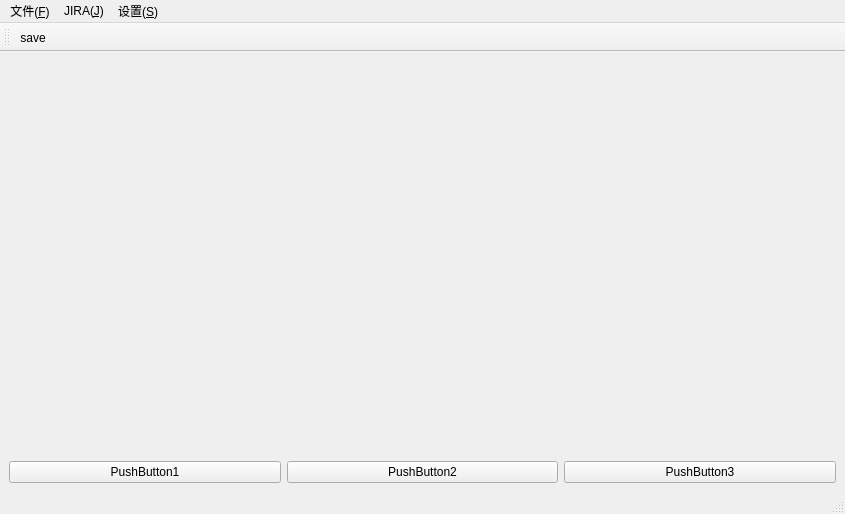
<?xml version="1.0" encoding="UTF-8"?>
<ui version="4.0">
 <class>MainWindow</class>
 <widget class="QMainWindow" name="MainWindow">
  <property name="enabled">
   <bool>true</bool>
  </property>
  <property name="geometry">
   <rect>
    <x>0</x>
    <y>0</y>
    <width>845</width>
    <height>514</height>
   </rect>
  </property>
  <property name="windowTitle">
   <string>Autotest</string>
  </property>
  <property name="windowIcon">
   <iconset resource="res.qrc">
    <normaloff>:/wp/res/wp.ico</normaloff>:/wp/res/wp.ico</iconset>
  </property>
  <property name="autoFillBackground">
   <bool>false</bool>
  </property>
  <widget class="QWidget" name="centralwidget">
   <layout class="QVBoxLayout" name="verticalLayout">
    <item>
     <widget class="QWidget" name="widget" native="true"/>
    </item>
    <item>
     <layout class="QGridLayout" name="gridLayout">
      <item row="0" column="1">
       <widget class="QPushButton" name="pushButton_2">
        <property name="text">
         <string>PushButton2</string>
        </property>
       </widget>
      </item>
      <item row="0" column="0">
       <widget class="QPushButton" name="pushButton">
        <property name="text">
         <string>PushButton1</string>
        </property>
       </widget>
      </item>
      <item row="0" column="2">
       <widget class="QPushButton" name="pushButton_3">
        <property name="text">
         <string>PushButton3</string>
        </property>
       </widget>
      </item>
     </layout>
    </item>
   </layout>
  </widget>
  <widget class="QMenuBar" name="menubar">
   <property name="geometry">
    <rect>
     <x>0</x>
     <y>0</y>
     <width>845</width>
     <height>19</height>
    </rect>
   </property>
   <widget class="QMenu" name="menu">
    <property name="title">
     <string>文件(&amp;F)</string>
    </property>
    <addaction name="action_JIRA"/>
    <addaction name="action_upload"/>
    <addaction name="separator"/>
    <addaction name="action_3"/>
    <addaction name="action_4"/>
   </widget>
   <widget class="QMenu" name="menuJIRA">
    <property name="title">
     <string>JIRA(&amp;J)</string>
    </property>
   </widget>
   <widget class="QMenu" name="menu_S">
    <property name="title">
     <string>设置(&amp;S)</string>
    </property>
   </widget>
   <addaction name="menu"/>
   <addaction name="menuJIRA"/>
   <addaction name="menu_S"/>
  </widget>
  <widget class="QStatusBar" name="statusbar"/>
  <widget class="QToolBar" name="toolBar">
   <property name="enabled">
    <bool>true</bool>
   </property>
   <property name="windowTitle">
    <string>toolBar</string>
   </property>
   <property name="autoFillBackground">
    <bool>true</bool>
   </property>
   <property name="iconSize">
    <size>
     <width>30</width>
     <height>30</height>
    </size>
   </property>
   <property name="toolButtonStyle">
    <enum>Qt::ToolButtonTextBesideIcon</enum>
   </property>
   <attribute name="toolBarArea">
    <enum>TopToolBarArea</enum>
   </attribute>
   <attribute name="toolBarBreak">
    <bool>false</bool>
   </attribute>
   <addaction name="action_save"/>
  </widget>
  <action name="action_upload">
   <property name="text">
    <string>上传测试结果</string>
   </property>
  </action>
  <action name="action_3">
   <property name="text">
    <string>保存</string>
   </property>
  </action>
  <action name="action_4">
   <property name="text">
    <string>退出</string>
   </property>
  </action>
  <action name="action_save">
   <property name="checkable">
    <bool>true</bool>
   </property>
   <property name="icon">
    <iconset resource="res.qrc">
     <normaloff>:/task/res/inbox-table.png</normaloff>:/task/res/inbox-table.png</iconset>
   </property>
   <property name="text">
    <string>save</string>
   </property>
   <property name="toolTip">
    <string>save</string>
   </property>
  </action>
  <action name="action_JIRA">
   <property name="checkable">
    <bool>true</bool>
   </property>
   <property name="text">
    <string>登录到JIRA</string>
   </property>
  </action>
 </widget>
 <resources>
  <include location="res.qrc"/>
 </resources>
 <connections/>
</ui>
